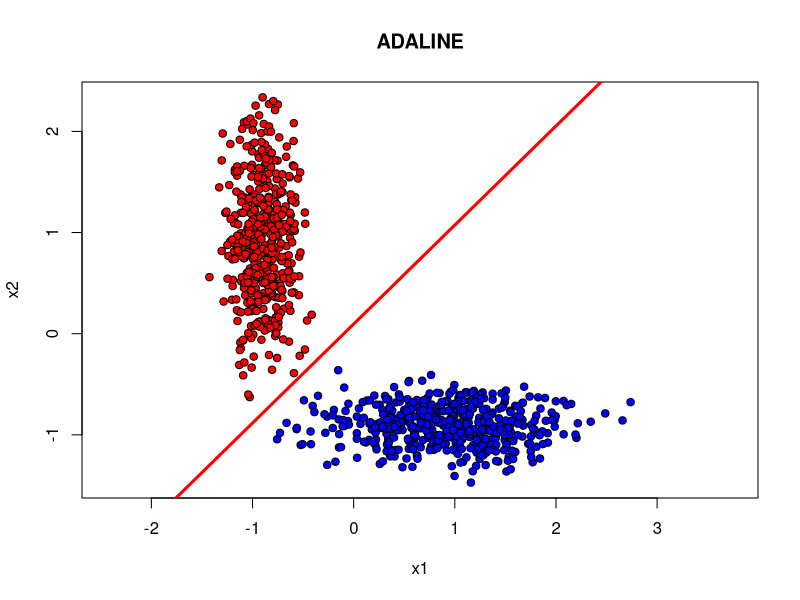

Here is the R script that generated this plot:
library(MASS)
trainingSampleNormalization <- function(xl)
{
  n <- dim(xl)[2] - 1 
  for(i in 1:n)
  {
    xl[, i] <- (xl[, i] - mean(xl[, i])) / sd(xl[, i])
  }
  return (xl)
}


trainingSamplePrepare <- function(xl)
{
  l <- dim(xl)[1]
  n <- dim(xl)[2] - 1
  xl <- cbind(xl[, 1:n], seq(from = -1, to = -1,
                             length.out = l), xl[, n + 1])
}

## Квадратичная функция потерь
lossQuad <- function(x)
{
  return ((x-1)^2)
}

# Стохастический градиент для ADALINE
sg.ADALINE <- function(xl, eta = 1, lambda = 1/6)
{
  l <- dim(xl)[1]
  n <- dim(xl)[2] - 1
  w <- c(1/2, 1/2, 1/2)
  iterCount <- 0
  
  # инициализация Q
  Q <- 0
  for (i in 1:l)
  {
    # вычисление скалярного произведения <w,x>
    wx <- sum(w * xl[i, 1:n])
    # вычисление отступа
    margin <- wx * xl[i, n + 1]
    
    Q <- Q + lossQuad(margin)
  }
  
  repeat
  {
    # вычисление отступа для все объектов обучаемой выборки
    margins <- array(dim = l)
    for (i in 1:l)
    {
      xi <- xl[i, 1:n]
      yi <- xl[i, n + 1]
      
      margins[i] <- crossprod(w, xi) * yi
    }
    
    # выбор ошибочных объектов
    errorIndexes <- which(margins <= 0)
    
    if (length(errorIndexes) > 0)
    {
      # случайный выбор индексов из ошибок
      i <- sample(errorIndexes, 1)
      iterCount <- iterCount + 1
      
      xi <- xl[i, 1:n]
      yi <- xl[i, n + 1]
      
      #  скалярное произведение <w,xi>
      wx <- sum(w * xi)
      
      # шаг градиента
      margin <- wx * yi
      
      # вычисление ошибок
      ex <- lossQuad(margin)
      eta <- 1 / sqrt(sum(xi * xi))
      w <- w - eta * (wx - yi) * xi
      
      # вычисление нового Q
      Qprev <- Q
      Q <- (1 - lambda) * Q + lambda * ex
    }
    else
    {
      break
    }
  }
  return (w)
}

# Кол-во объектов в каждом классе
ObjectsCountOfEachClass <- 500
## обучающие данные

Sigma1 <- matrix(c(1, 0, 0, 10), 2, 2)
Sigma2 <- matrix(c(10, 0, 0, 1), 2, 2)

xy1 <- mvrnorm(n=ObjectsCountOfEachClass, c(0, 0), Sigma1)
xy2 <- mvrnorm(n=ObjectsCountOfEachClass, c(10, -10),
               Sigma2)
xl <- rbind(cbind(xy1, -1), cbind(xy2, +1))
colors <- c("red", "white","blue")
## Нормализация данных
xlNorm <- trainingSampleNormalization(xl)
xlNorm <- trainingSamplePrepare(xlNorm)
## Отображение данных
## ADALINE
plot(xlNorm[, 1], xlNorm[, 2], pch = 21, bg = colors[xl[,3]
                                                     + 2], asp = 1, xlab = "x1", ylab = "x2", main = "ADALINE")
w <- sg.ADALINE(xlNorm)
abline(a = w[3] / w[2], b = -w[1] / w[2], lwd = 3, col =
"red")
